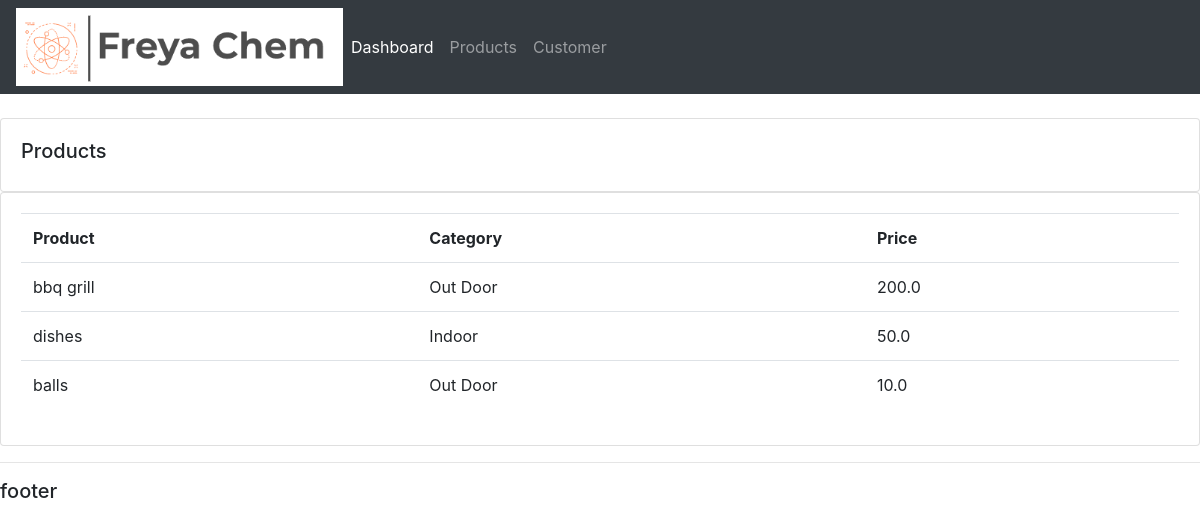
Screenshot of /products/ with the database file from the repository.
### accounts/models.py (models this page shows, shortened)
class Product(models.Model):
	CATEGORY = (
			('Indoor', 'Indoor'),
			('Out Door', 'Out Door'),
			)
	name = models.CharField(max_length=200, null=True)
	price = models.FloatField(null=True)
	category = models.CharField(max_length=200, null=True, choices=CATEGORY)
	description = models.CharField(max_length=200, null=True, blank=True)
	date_created = models.DateTimeField(auto_now_add=True, null=True)
	tags = models.ManyToManyField(Tag)

### accounts/views.py (the view)
# urls.py: path('products/', views.products, name='products'),
def products(request):
	products = Product.objects.all()
	return render(request, 'accounts/products.html', {'products':products})

### accounts/templates/accounts/products.html
{%  extends 'accounts/main.html' %}
{% block content %}
		<br>
		<div class="row">
			<div class="col-md">
				<div class="card card-body">
					<h5>Products</h5>
				</div>
				<div class="card card-body">
					<table class="table">
						<tr>
							<th>Product</th>
							<th>Category</th>
							<th>Price</th>
						</tr>
						{% for i in products %}
							<tr>
								<td>{{i.name}}</td>
								<td>{{i.category}}</td>
								<td>{{i.price}}</td>
							</tr>
						{% endfor %}
					</table>
				</div>
			</div>
		</div>
{% endblock content %}

### rows the page displays
Product: name "bbq grill", category "Out Door", price "200.0"
Product: name "dishes", category "Indoor", price "50.0"
Product: name "balls", category "Out Door", price "10.0"
